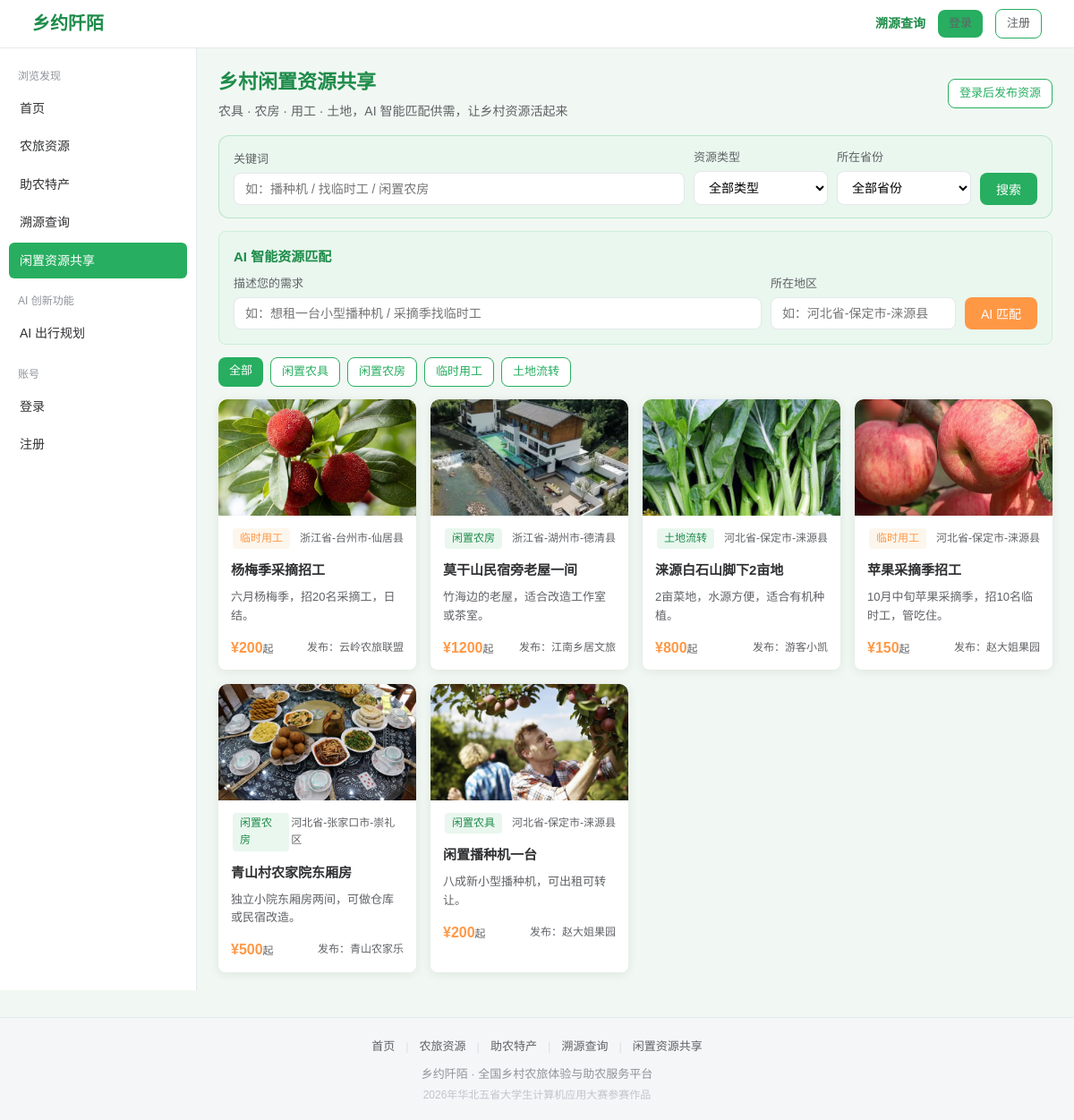
Page /resources on the committed database.
### tables this page shows
CREATE TABLE resources (
            id INTEGER PRIMARY KEY AUTOINCREMENT,
            user_id INTEGER NOT NULL,
            rtype TEXT DEFAULT '闲置农具',      -- 闲置农具/闲置农房/临时用工/土地流转
            title TEXT NOT NULL,
            region TEXT DEFAULT '',
            description TEXT DEFAULT '',
            price REAL DEFAULT 0,
            contact TEXT DEFAULT '',
            image TEXT DEFAULT '',
            status TEXT DEFAULT '发布中',
            created_at TEXT DEFAULT (datetime('now', 'localtime'))
        );

CREATE TABLE users (
            id INTEGER PRIMARY KEY AUTOINCREMENT,
            username TEXT NOT NULL UNIQUE,
            password TEXT NOT NULL,
            role INTEGER DEFAULT 0,            -- 0游客 1商户 3平台管理员
            status TEXT DEFAULT '正常',         -- 正常/待审核/驳回/禁用
            phone TEXT,
            region TEXT DEFAULT '',            -- 所在地区（省-市-县）
            avatar TEXT DEFAULT 'user.jpg',
            shop_name TEXT DEFAULT '',         -- 商户店铺名称
            shop_type TEXT DEFAULT '',         -- 正规农家乐/农户体验点/农村合作社
            shop_address TEXT DEFAULT '',
            shop_desc TEXT DEFAULT '',
            created_at TEXT DEFAULT (datetime('now', 'localtime'))
        );

### app.py (the view)
@app.route('/resources')
def resource_list():
    rtype = request.args.get('rtype', '')
    keyword = request.args.get('keyword', '')
    region = request.args.get('region', '')
    rows = models.list_resources(rtype=rtype, keyword=keyword, region=region)
    region_opts = []
    _seen = set()
    for _r in models.list_resources():
        _p = (_r['region'] or '').split('-')[0]
        if _p and _p not in _seen:
            _seen.add(_p)
            region_opts.append(_p)
    region_opts.sort()
    return render_template('resource_list.html', rows=rows, rtype=rtype,
                           keyword=keyword, region=region, region_opts=region_opts,
                           user=get_user(), active='resources')

### app.py (called while the page is built)
def get_user():
    if 'user_id' in session:
        return models.get_user_by_id(session['user_id'])
    return None

@app.context_processor
def inject_globals():
    u = get_user()
    return {'cart_count': models.get_cart_count(u['id']) if u else 0}

### models.py (called while the page is built)
def get_conn():
    conn = sqlite3.connect(DB_PATH)
    conn.row_factory = sqlite3.Row
    return conn

def list_resources(rtype='', keyword='', region=''):
    conn = get_conn()
    sql = 'SELECT r.*, u.username, u.region as user_region FROM resources r LEFT JOIN users u ON r.user_id=u.id WHERE 1=1'
    args = []
    if rtype:
        sql += ' AND r.rtype=?'
        args.append(rtype)
    if keyword:
        sql += ' AND (r.title LIKE ? OR r.description LIKE ?)'
        args += [f'%{keyword}%', f'%{keyword}%']
    if region:
        sql += ' AND r.region LIKE ?'
        args.append(f'%{region}%')
    sql += ' ORDER BY r.id DESC'
    rows = conn.execute(sql, args).fetchall()
    conn.close()
    return rows

### templates/resource_list.html (shortened to what this page needs)
{% extends "base.html" %}
{% block content %}
<div style="display:flex;justify-content:space-between;align-items:center;flex-wrap:wrap;gap:8px;">
<div>
<h1 class="page-title" style="margin-bottom:4px;"> 乡村闲置资源共享</h1>
<p class="page-subtitle" style="margin:0;">农具 · 农房 · 用工 · 土地，AI 智能匹配供需，让乡村资源活起来</p>
</div>
{% if user %}
<a href="/resource/publish" class="btn btn-orange">＋ 发布资源</a>
{% else %}
<a href="/login" class="btn btn-outline btn-sm">登录后发布资源</a>
{% endif %}
</div>
<div style="margin:16px 0 12px;background:var(--green-bg);border:1px solid rgba(39,174,96,.25);border-radius:12px;padding:14px 16px;">
<form action="/resources" method="get" style="display:flex;gap:10px;flex-wrap:wrap;align-items:flex-end;">
<div style="flex:1;min-width:200px;">
<div class="ai-input-label">关键词</div>
<input type="text" name="keyword" class="form-control" value="{{ keyword }}" placeholder="如：播种机 / 找临时工 / 闲置农房">
</div>
<div style="min-width:150px;">
<div class="ai-input-label">资源类型</div>
<select name="rtype" class="form-control">
<option value="">全部类型</option>
</select>
</div>
<div style="min-width:150px;">
<div class="ai-input-label">所在省份</div>
<select name="region" class="form-control">
<option value="">全部省份</option>
</select>
</div>
<button type="submit" class="btn btn-primary">搜索</button>
</form>
</div>
<div class="ai-module" style="margin-bottom:14px;">
<div class="ai-title"> AI 智能资源匹配</div>
<form action="/resource/match" method="post" style="display:flex;gap:10px;flex-wrap:wrap;align-items:flex-end;">
<div style="flex:1;min-width:220px;">
<div class="ai-input-label">描述您的需求</div>
<input type="text" name="need" class="form-control" placeholder="如：想租一台小型播种机 / 采摘季找临时工" required>
</div>
<div style="min-width:160px;">
<div class="ai-input-label">所在地区</div>
<input type="text" name="region" class="form-control" placeholder="如：河北省-保定市-涞源县">
</div>
<button type="submit" class="btn btn-orange">AI 匹配</button>
</form>
</div>
<div style="display:flex;gap:8px;flex-wrap:wrap;margin:6px 0 14px;">
<a href="/resources" class="btn btn-sm {{ 'btn-primary' if not rtype else 'btn-outline' }}">全部</a>
{% for rt in ['闲置农具','闲置农房','临时用工','土地流转'] %}
<a href="/resources?rtype={{ rt }}" class="btn btn-sm {{ 'btn-primary' if rtype == rt else 'btn-outline' }}">{{ rt }}</a>
{% endfor %}
</div>
{% if rows %}
<div class="grid grid-4">
{% for r in rows %}
<a href="/resource/{{ r['id'] }}" class="item-card" style="text-decoration:none;overflow:hidden;padding:0;">
<img src="{{ url_for('static', filename='images/' + (r['image'] or 'farm_default.jpg')) }}" alt="{{ r['title'] }}"
style="width:100%;height:130px;object-fit:cover;display:block;border-radius:10px 10px 0 0;"
onerror="this.src='{{ url_for('static', filename='images/farm_default.jpg') }}'">
<div class="item-body">
<div style="display:flex;justify-content:space-between;align-items:center;">
<span class="tag {{ 'tag-orange' if r['rtype'] == '临时用工' else '' }}">{{ r['rtype'] }}</span>
<span style="font-size:12px;color:var(--text2);">{{ r['region'] }}</span>
</div>
<div class="item-name" style="margin-top:6px;color:var(--text);">{{ r['title'] }}</div>
<div style="font-size:13px;color:var(--text2);margin-top:4px;min-height:38px;">{{ (r['description'] or '')[:44] }}{% if (r['description'] or '')|length > 44 %}...{% endif %}</div>
<div class="item-meta" style="margin-top:8px;">
<span class="item-price">¥{{ '%.0f' % r['price'] }}<small>起</small></span>
<span style="font-size:12px;color:var(--text2);">发布：{{ r['username'] }}</span>
</div>
</div>
</a>
{% endfor %}
</div>
{% else %}
<div class="empty"><div class="empty-icon"></div><p>暂无相关资源，发布一条帮到更多人～</p></div>
{% endif %}
{% endblock %}

### css/style.css (style rules this page uses)
* { margin: 0; padding: 0; box-sizing: border-box; }
:root { --green: #27AE60; --green-dark: #1E8C4A; --green-bg: #E9F7EE; --orange: #FF9845; --bg: #F1F8F3; --text: #303133; --text2: #606266; --border: #e4e7ed; }
body { font-family: "Microsoft YaHei", "PingFang SC", sans-serif; background: var(--bg); color: var(--text); line-height: 1.6; }
a { color: var(--green); text-decoration: none; }
.btn { display: inline-block; padding: 8px 18px; border: none; border-radius: 8px; font-size: 14px; cursor: pointer; text-decoration: none; transition: all .2s; }
.btn-primary { background: var(--green); color: #fff; }
.btn-outline { background: #fff; color: var(--green); border: 1px solid var(--green); }
.btn-orange { background: var(--orange); color: #fff; }
.btn-sm { padding: 5px 12px; font-size: 13px; }
.page-title { font-size: 22px; color: var(--green-dark); margin-bottom: 6px; }
.page-subtitle { color: var(--text2); margin-bottom: 18px; font-size: 14px; }
.grid { display: grid; grid-template-columns: repeat(auto-fill, minmax(240px, 1fr)); gap: 16px; }
.grid-4 { grid-template-columns: repeat(auto-fill, minmax(200px, 1fr)); }
.item-card { background: #fff; border-radius: 8px; overflow: hidden; box-shadow: 0 2px 12px rgba(0,0,0,0.08); transition: transform .2s; display: flex; flex-direction: column; }
.item-body { padding: 12px 14px; flex: 1; display: flex; flex-direction: column; gap: 4px; }
.item-name { font-size: 15px; font-weight: 600; }
.item-price { color: var(--orange); font-weight: 700; font-size: 16px; }
.item-price small { font-size: 12px; font-weight: 400; color: var(--text2); }
.item-meta { display: flex; justify-content: space-between; align-items: center; margin-top: 6px; }
.tag { display: inline-block; background: var(--green-bg); color: var(--green-dark); font-size: 12px; padding: 2px 8px; border-radius: 4px; margin: 2px; }
.tag-orange { background: #fdf6ec; color: var(--orange); }
.ai-module { background: var(--green-bg); border: 1px solid #cdeeda; border-radius: 8px; padding: 16px; margin: 14px 0; }
.ai-title { font-size: 15px; font-weight: 700; color: var(--green-dark); margin-bottom: 8px; }
.ai-input-label { font-size: 13px; color: var(--text2); margin-bottom: 4px; }
.form-control { width: 100%; padding: 9px 12px; border: 1px solid var(--border); border-radius: 8px; font-size: 14px; font-family: inherit; background: #fff; }

### rows in the picture
resources: image (picture), rtype "临时用工", region "浙江省-台州市-仙居县", title "杨梅季采摘招工", description "六月杨梅季，招20名采摘工，日结。", price "200", username "云岭农旅联盟"
resources: image (picture), rtype "闲置农房", region "浙江省-湖州市-德清县", title "莫干山民宿旁老屋一间", description "竹海边的老屋，适合改造工作室或茶室。", price "1200", username "江南乡居文旅"
resources: image (picture), rtype "土地流转", region "河北省-保定市-涞源县", title "涞源白石山脚下2亩地", description "2亩菜地，水源方便，适合有机种植。", price "800", username "游客小凯"
resources: image (picture), rtype "临时用工", region "河北省-保定市-涞源县", title "苹果采摘季招工", description "10月中旬苹果采摘季，招10名临时工，管吃住。", price "150", username "赵大姐果园"
resources: image (picture), rtype "闲置农房", region "河北省-张家口市-崇礼区", title "青山村农家院东厢房", description "独立小院东厢房两间，可做仓库或民宿改造。", price "500", username "青山农家乐"
resources: image (picture), rtype "闲置农具", region "河北省-保定市-涞源县", title "闲置播种机一台", description "八成新小型播种机，可出租可转让。", price "200", username "赵大姐果园"

### other values in the picture
{{ rt }} "闲置农具" "闲置农房" "临时用工" "土地流转"
